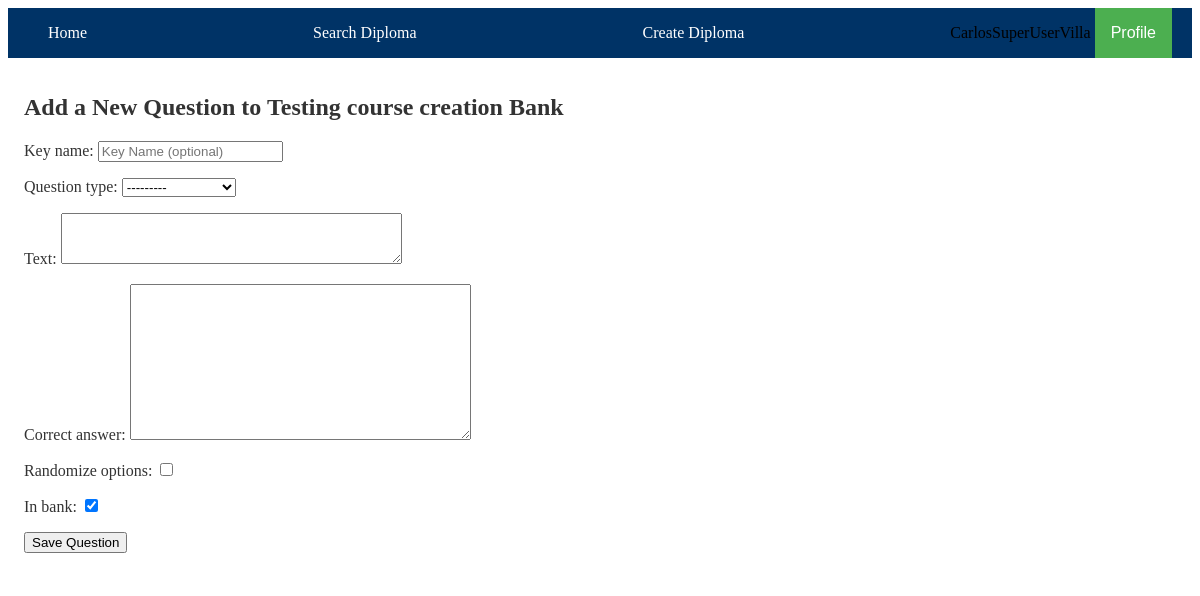
Page /courses/1/add_question_to_bank/ (signed in) on the committed database.
### edu_core/models.py (models this page shows, shortened)
class CustomUser(AbstractUser):
    STUDENT = 'student'
    PROFESSOR = 'professor'
    MODERATOR = 'moderator'
    USER_TYPE_CHOICES = [
        (STUDENT, 'Student'),
        (PROFESSOR, 'Professor'),
        (MODERATOR, 'Moderator'),
    ]
    user_type = models.CharField(max_length=10, choices=USER_TYPE_CHOICES, default=STUDENT)

class Course(models.Model):
    name = models.CharField(max_length=255)
    creation_date = models.DateField(auto_now_add=True)
    last_update_date = models.DateField(auto_now=True)
    author = models.ForeignKey(CustomUser, on_delete=models.SET_NULL, null=True, limit_choices_to={'user_type': CustomUser.PROFESSOR}, related_name='authored_courses')
    students = models.ManyToManyField(CustomUser, through='Registration', related_name='registered_courses')
    image = models.ImageField(upload_to='course_images/', null=True, blank=True)
    description = models.TextField(null=True, blank=True)  # New field for course description

### edu_core/views/question_bank_views.py (the view)
# urls.py: path('courses/<int:course_id>/add_question_to_bank/', add_question_to_bank, name='add_question_to_bank'),
@login_required
def add_question_to_bank(request, course_id):
    course = get_object_or_404(Course, id=course_id)
    if request.method == 'POST':
        form = QuestionBankForm(request.POST)
        if form.is_valid():
            question = form.save(commit=False)
            question.course = course
            question.in_bank = True
            question.save()
            return redirect('question_bank', course_id=course.id)
    else:
        form = QuestionBankForm()
    return render(request, 'edu_core/question_bank/add_question_to_bank.html', {'form': form, 'course': course})

### edu_core/forms.py
class QuestionBankForm(forms.ModelForm):
    class Meta:
        model = Question
        fields = ['key_name', 'question_type', 'text', 'correct_answer', 'randomize_options', 'in_bank']
        widgets = {
            'text': forms.Textarea(attrs={'rows': 3}),
            'key_name': forms.TextInput(attrs={'placeholder': 'Enter a descriptive key name'}),
        }
    def __init__(self, *args, **kwargs):
        super(QuestionBankForm, self).__init__(*args, **kwargs)
        self.fields['in_bank'].initial = True
        self.fields['key_name'].widget.attrs.update({'placeholder': 'Key Name (optional)'})

### edu_core/templates/edu_core/question_bank/add_question_to_bank.html (shortened to what this page needs)
{% extends "edu_core/base.html" %}
{% block content %}
<h2>Add a New Question to {{ course.name }} Bank</h2>
<form method="post">
    {{ form.as_p }}
    <button type="submit" class="btn btn-primary">Save Question</button>
</form>
{% endblock %}

### edu_core/templates/edu_core/base.html (shortened to what this page needs)
<!DOCTYPE html>
<html lang="en">
<head>
    {% load static %}
    <link rel="stylesheet" href="{% static 'edu_core/css/base.css' %}">
    <link rel="stylesheet" href="https://cdnjs.cloudflare.com/ajax/libs/font-awesome/6.5.1/css/all.min.css">
</head>
<body>
    <header>
        <div class="navbar">
            <a href="{% url 'home' %}">Home</a>
            <a href="{% url 'diploma_search' %}">Search Diploma</a>
            {% if user.is_authenticated %}
                {% if user.user_type == 'professor' or user.user_type == 'moderator' or user.is_superuser %}
                    <a href="{% url 'create_diploma' %}">Create Diploma</a>
                {% endif %}
                <div class="profile-section">
                    <span class="username">{{ user.get_full_name|default:user.username }}</span>
                    <div class="dropdown">
                        <button class="dropbtn">Profile</button>
                    </div>
                </div>
            {% else %}
                <span class="login-prompt">Log in -></span>
                <a href="{% url 'signup' %}">Signup</a>
                <a href="{% url 'login' %}">Login</a>
            {% endif %}
        </div>
    </header>
    <main>
        {% block content %}{% endblock %}
    </main>
</body>
</html>

### edu_core/static/edu_core/css/base.css (style rules this page uses)
:root { --primary-color: #003366; --secondary-color-1: #ffffff; --secondary-color-2: #3fada8; --accent-color-1: #2a9df4; --accent-color-2: #ffd700; --neutral-color: #dddddd; --background-color: #ffffff; --text-color: #333333; --hover-bg-color: #e0e0e0; --hover-text-color: #003366; }
.navbar { background-color: var(--primary-color); overflow: visible; display: flex; justify-content: space-between; align-items: center; padding: 0 20px; position: relative; z-index: 10; }
.navbar a { display: block; color: var(--background-color); text-align: center; padding: 14px 20px; text-decoration: none; transition: background-color 0.3s ease-in-out, color 0.3s ease-in-out; }
main { padding: 16px; background-color: var(--background-color); color: var(--text-color); position: relative; z-index: 1; }
.dropdown { position: relative; display: inline-block; }
.dropbtn { background-color: #4CAF50; color: white; padding: 16px; font-size: 16px; border: none; cursor: pointer; z-index: 20; }

### rows in the picture
CustomUser: get_full_name "CarlosSuperUserVilla"
Course: name "Testing course creation"
